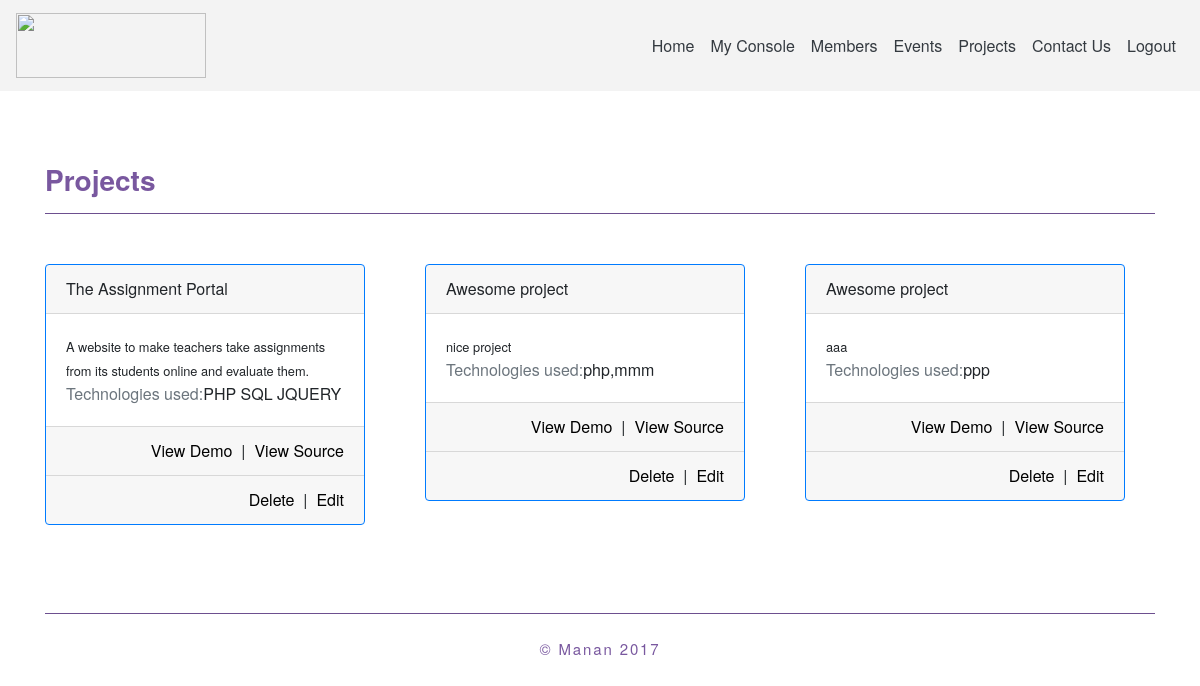
The page /myprojects/ (signed in) on the database its author committed.
### main/models.py (models this page shows, shortened)
class project(models.Model):
    description = models.TextField(blank=True, null=True)
    title = models.CharField(max_length=500)
    owner = models.ManyToManyField(User)
    demo_link = models.CharField(max_length=100,blank=True)
    source = models.CharField(max_length=100)
    technologies = models.CharField(max_length=1000)

### main/views.py (the view)
# urls.py: url(r'^myprojects/$',myprojects_view,name="myprojects"),
@login_required
def myprojects_view(request):
	user = request.user
	projects = user.project_set.all()
	return render(request,'myproject.html',{'member':user,'projects':projects})

### main/templates/myproject.html (shortened to what this page needs)
{% extends "header.html" %}
{% block page_context %}
<div class="container">
  <br/><br/>
  <div class="row">
    <div class="col-lg-12"><br/>
      <h3 class="txxt-body">Projects</h3>
      <hr style="background-color: #79589F">
      <br/>
    </div>
  </div>
  <div class="row">
    {% for x in projects %}
    <div class="col-lg-4" style="margin-top: 10px;">
     <div class="card border-primary" style="width: 20rem;">
      <div class="card-header">
       {{x.title}}
     </div>
     <div class="card-body">
      <small>{{x.description}}</small>
      <p class="card-text"><span class="text-muted">Technologies used:</span>{{x.technologies}}</p>
    </div>
    <div class="card-footer">
      <a href="{{x.source}}" class="float-right">View Source</a>
      <span class="float-right">&nbsp; | &nbsp;</span>
      <a href="{{x.demo_link}}" class="float-right">View Demo</a>
    </div>
    <div class="card-footer">
      <a href="/projects/edit/{{x.id}}/" class="float-right">Edit</a>
      <span class="float-right">&nbsp; | &nbsp;</span>
      <a href="/projects/delete/{{x.id}}/" class="float-right">Delete</a>
    </div>
  </div>
</div>
{% endfor %}
</div>
<br/>
<br/><br/>
<hr style="background-color: #79589F">
</div>
{% endblock page_context %}

### main/templates/header.html (style rules this page uses)
body { font-family: "BentonSans", "Helvetica Neue", sans-serif; }
a { color: #000; }
.txxt-body { color:#79589F; font-weight: bold; margin: 0 0 .5em 0; line-height: 1.2; }

### rows shown on the page
project: title "The Assignment Portal", description "A website to make teachers take assignments from its students online and evaluate them.", technologies "PHP SQL JQUERY"
project: title "Awesome project", description "nice project", technologies "php,mmm"
project: title "Awesome project", description "aaa", technologies "ppp"
